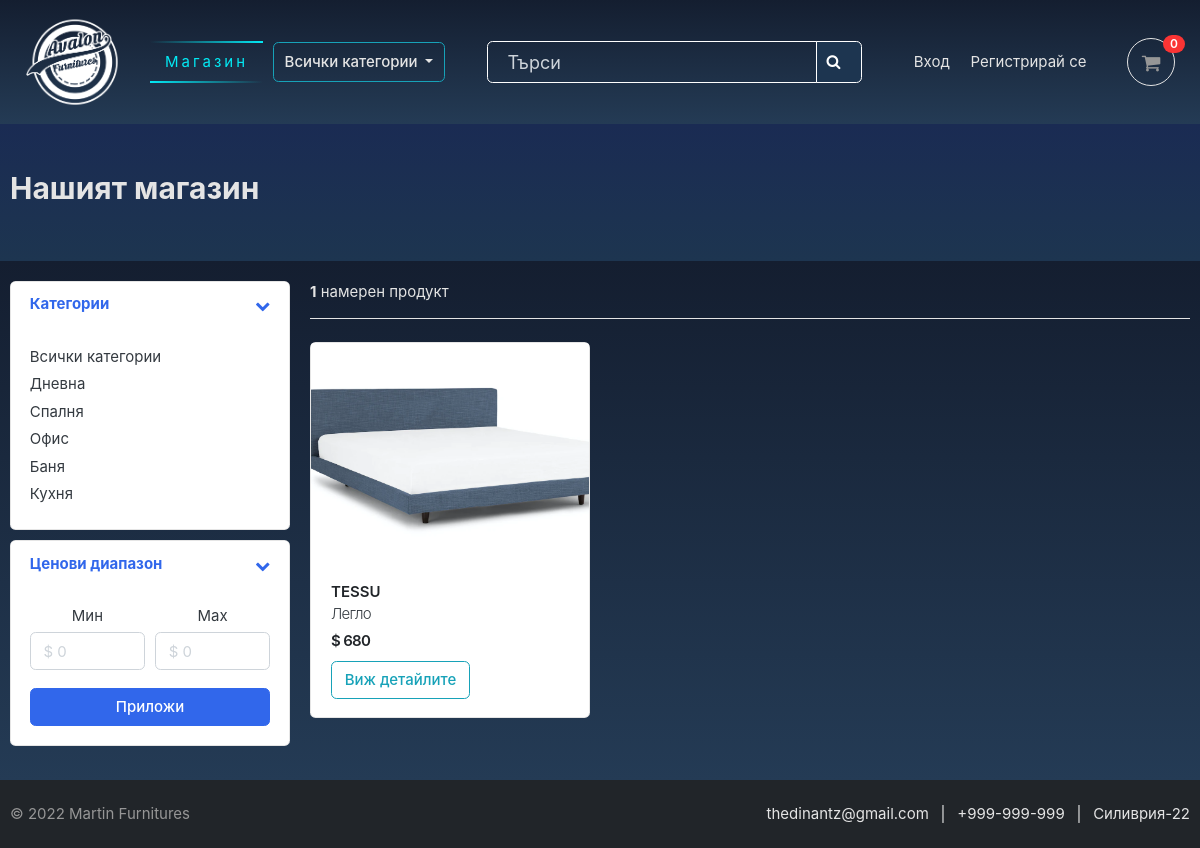
/store/, run on the app's committed database.
### category/models.py (models this page shows, shortened)
class Category(models.Model):
    category_name = models.CharField(max_length=50, unique=True)
    slug = models.SlugField(max_length=100, unique=True)
    description = models.TextField(max_length=255, blank=True)
    category_image = models.ImageField(
        upload_to='photos/categories', blank=True)
    class Meta:
        verbose_name = 'category'
        verbose_name_plural = 'categories'
    def get_url(self):
        return reverse('products_by_category', args=[self.slug])

### store/models.py (models this page shows, shortened)
class Product(models.Model):
    product_name = models.CharField(max_length=50, unique=True)
    slug = models.SlugField(max_length=50, unique=True)
    description = models.TextField(max_length=600, blank=True)
    dimensions = models.TextField(max_length=200, blank=True)
    type = models.CharField(max_length=50, null=False, blank=False)
    price = models.IntegerField()
    images = models.ImageField(upload_to='photos/products')
    stock = models.IntegerField()
    is_available = models.BooleanField(default=True)
    category = models.ForeignKey(Category, on_delete=models.CASCADE)
    created_date = models.DateTimeField(auto_now_add=True)
    modified_date = models.DateTimeField(auto_now=True)
    def get_url(self):
        return reverse('product_detail', args=[self.category.slug, self.slug])

### store/views.py (the view)
# urls.py: path('store/', include('store.urls')),
def store(request, category_slug=None):
    categories = None
    products = None
    if category_slug != None:
        categories = get_object_or_404(Category, slug=category_slug)
        products = Product.objects.filter(category=categories, is_available=True)
        paginator = Paginator(products, 3)
        page = request.GET.get('page')
        paged_products = paginator.get_page(page)
        product_count = products.count()
    else:
        products = Product.objects.all().filter(is_available=True).order_by('id')
        paginator = Paginator(products, 3)
        page = request.GET.get('page')
        paged_products = paginator.get_page(page)
        product_count = products.count()
    context ={
        'products': paged_products,
        'product_count': product_count,
    }
    return render(request, 'store/store.html', context)

### carts/context_processors.py (called while the page is built)
def counter(request):
    cart_count = 0
    if 'admin' in request.path:
        return {}
    else:
        try:
            cart = Cart.objects.filter(cart_id=_cart_id(request))
            if request.user.is_authenticated:
                cart_items = CartItem.objects.all().filter(user=request.user)
            else:
                cart_items = CartItem.objects.all().filter(cart=cart[:1])
            for cart_item in cart_items:
                cart_count += cart_item.quantity
        except Cart.DoesNotExist:
            cart_count = 0
    return dict(cart_count=cart_count)

### carts/views.py (called while the page is built)
def _cart_id(request):
    cart = request.session.session_key
    if not cart:
        cart = request.session.create()
    return cart

### category/context_processors.py (called while the page is built)
def menu_links(request):
    links = Category.objects.all()
    return dict(links=links)

### templates/store/store.html (shortened to what this page needs)
{% extends 'base.html' %}
{% load static %}
{% block content %}
<section class="section-pagetop coloringsame">
    <div class="container">
        {% if 'search' in request.path %}
        <h2 class="title-page text-light">Резултат от търсенето</h2>
        {% else %}
        <h2 class="title-page text-light">Нашият магазин</h2>
        {% endif %}
    </div>
</section>
<section class="section-name padding-y-sm coloringlinear">
    <div class="container">
    <div class="row">
        <aside class="col-md-3">
    <div style="margin-bottom: 10px;" class="card">
        <article class="filter-group">
            <header class="card-header">
                <a href="#" data-toggle="collapse" data-target="#collapse_1" aria-expanded="true">
                    <i class="icon-control fa fa-chevron-down"></i>
                    <h6 class="title">Категории</h6>
                </a>
            </header>
            <div class="filter-content collapse show" id="collapse_1">
                <div class="card-body">
                    <ul class="list-menu">
                        <li><a href="{% url 'store' %}">Всички категории </a></li>
                        {% for category in links %}
                    <li><a href="{{ category.get_url }}">{{ category.category_name }}  </a></li>
                        {% endfor %}
                    </ul>
                </div>
            </div>
        </article>
    </div>
    <div class="card">
        <article class="filter-group">
            <form action="{% url 'filter' %}">
            <header class="card-header">
                <a href="#" data-toggle="collapse" data-target="#collapse_3" aria-expanded="true">
                    <i class="icon-control fa fa-chevron-down"></i>
                    <h6 class="title">Ценови диапазон</h6>
                </a>
            </header>
            <div class="filter-content collapse show" id="collapse_3">
                <div class="card-body">
                    <div class="form-row">
                    <div class="form-group text-center col-md-6">
                      <label>Мин</label>
                      <input class="form-control" type="number" name="min-price" placeholder="$ 0">
                    </div>
                    <div class="form-group text-center col-md-6">
                      <label>Мах</label>
                      <input class="form-control" type="number" name="max-price" placeholder="$ 0">
                    </div>
                    </div>
                    <button class="btn btn-block btn-primary">Приложи</button>
                </div>
            </div>
        </form>
        </article>
    </div>
        </aside>
        <main class="col-md-9">
        <header class="border-bottom mb-4 pb-3">
                {% if product_count == 0 %}
                <div class="form-inline">
                <span class="mr-md-auto text-light"><b>Няма намерени продукти</span>
                </div>
                {% else %}
                    {% if product_count == 1 %}
                    <div class="form-inline">
                    <span class="mr-md-auto text-light"><b>{{ product_count }}</b> намерен продукт</span>
                    </div>
                    {% else %}
                    <div class="form-inline">
                    <span class="mr-md-auto text-light"><b>{{ product_count }}</b> намерени продукти</span>
                    </div>
                    {% endif %}
                {% endif %}
        </header>
    <div class="row">
        {% if products %}
        {% for product in products %}
        <div class="col-md-4">
            <figure class="card card-product-grid">
                <div class="img-wrap">
                    <a href="{{ product.get_url }}"><img src="{{ product.images.url }}"></a>
                </div>
                <figcaption class="info-wrap">
                    <div class="fix-height">
                        <a href="{{ product.get_url }}" class="title font-weight-bold">{{ product.product_name }}</a>
                        <div class="price-wrap">
                            <div
                                class="font-weight-light">{{ product.type }}
                            </div>
                            <div
                                class="price mt-1">$ {{ product.price }}
                            </div>
                        </div>
                    </div>
                    {% if product.stock <= 0 %}
                    <a href="{{ product.get_url }}" class="btn btn-block btn-danger">Изчерпано количество</a>
                        {% else %}
                        <a href="{{ product.get_url }}" class="btn btn-outline-info">Виж детайлите</a>
                    {% endif %}
                </figcaption>
            </figure>
        </div>
        {% endfor %}
        {% endif %}
    </div>
        </main>
    </div>
</div>
</section>
{% endblock content %}

### static/css/ui.css (style rules this page uses)
html { font-family: "Inter", sans-serif; font-size: 15px; }
.img-wrap { text-align: center; display: block; }
.img-wrap img { max-width: 100%; }
.price-wrap { letter-spacing: -0.7px; }
.padding-y-sm { padding-top: 20px; padding-bottom: 20px; }
figure { margin-bottom: 0; }
article:after, .form-group:after { display: block; clear: both; content: ""; }
.title-page { color: #212529; }
[class*=list-] li:after { visibility: hidden; display: block; content: ""; overflow: hidden; height: 0; clear: both; }
.list-menu { list-style: none; margin: 0; padding-left: 0; }
.list-menu li { margin-bottom: 5px; }
.list-menu a { color: #343a40; }
[class*=card-product] a.title { color: #212529; display: block; }
[class*=card-product] .img-wrap { overflow: hidden; position: relative; }
[class*=card-product] .img-wrap img { height: 100%; max-width: 100%; width: auto; display: inline-block; -o-object-fit: cover; object-fit: cover; }
.card-product-grid { margin-bottom: 20px; }
.card-product-grid .img-wrap { border-radius: 0.2rem 0.2rem 0 0; height: 220px; }
.card-product-grid .info-wrap { overflow: hidden; padding: 18px 20px; }
.card-product-grid .fix-height { height: 80px; overflow: hidden; }
.card .img-wrap { overflow: hidden; }
.price { font-weight: 600; color: #212529; }
.icon-control { margin-top: 5px; float: right; font-size: 80%; }
.card-header .title { margin-bottom: 0; line-height: 1.5; }
.filter-group { border-bottom: 1px solid #e4e4e4; }
.filter-group .card-header { border-bottom: 0; }
.filter-group:last-child { border-bottom: 0; }
.section-pagetop { padding: 45px 0; }

### static/css/custom2.css (style rules this page uses)
.coloringlinear { background: linear-gradient(#141e30, #243b55); }
.coloringsame { background: linear-gradient(#1a2b53, #1d3550); }

### data on the page
Category: category_name "Дневна"
Category: category_name "Спалня"
Category: category_name "Офис"
Category: category_name "Баня"
Category: category_name "Кухня"
Product: images (picture), product_name "TESSU", type "Легло", price "680"

### other printed values
{{ cart_count }} "0"
{{ product_count }} "1"
